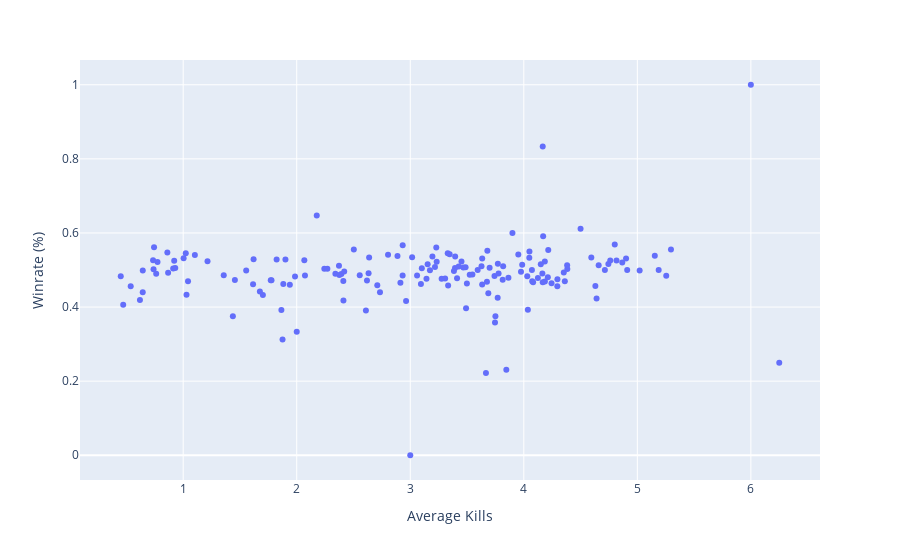

The notebook cell this image was saved under:
### Code cell
# Average amount of kills per champion
champ_avg_kills = lol.groupby('champion')['kills'].mean().sort_values(ascending=False)\
.reset_index().rename(columns = {'kills': 'average kills'})

# Merged DF with winrate and average kills
merged_win_kill = winrate_raw.merge(champ_avg_kills , left_on='champion', right_on='champion')

# Scatterplot of average kills compared with winrate
fig = px.scatter(x=merged_win_kill['average kills'], y=merged_win_kill['winrate'],\
                 labels={'x':'Average Kills','y':'Winrate (%)'})
fig.show()

### Figure 1 — Plotly figure (JSON) as saved in the notebook; plotly's stock layout.template omitted (floating-point values rounded to 4 significant figures; data arrays with more than 128 entries replaced by an {"elided": "..."} marker saying what was removed)
{"data": [{"hovertemplate": "Average Kills=%{x}<br>Winrate (%)=%{y}<extra></extra>", "legendgroup": "", "marker": {"color": "#636efa", "symbol": "circle"}, "mode": "markers", "name": "", "orientation": "v", "showlegend": false, "type": "scatter", "x": {"elided": "162 float values"}, "xaxis": "x", "y": {"elided": "162 float values"}, "yaxis": "y"}], "layout": {"legend": {"tracegroupgap": 0}, "margin": {"t": 60}, "xaxis": {"anchor": "y", "domain": [0, 1], "title": {"text": "Average Kills"}}, "yaxis": {"anchor": "x", "domain": [0, 1], "title": {"text": "Winrate (%)"}}}}
